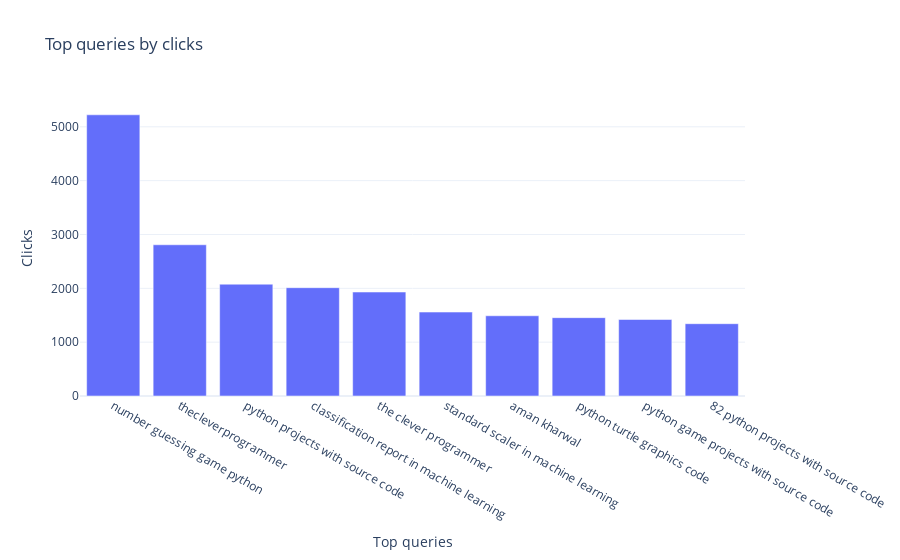
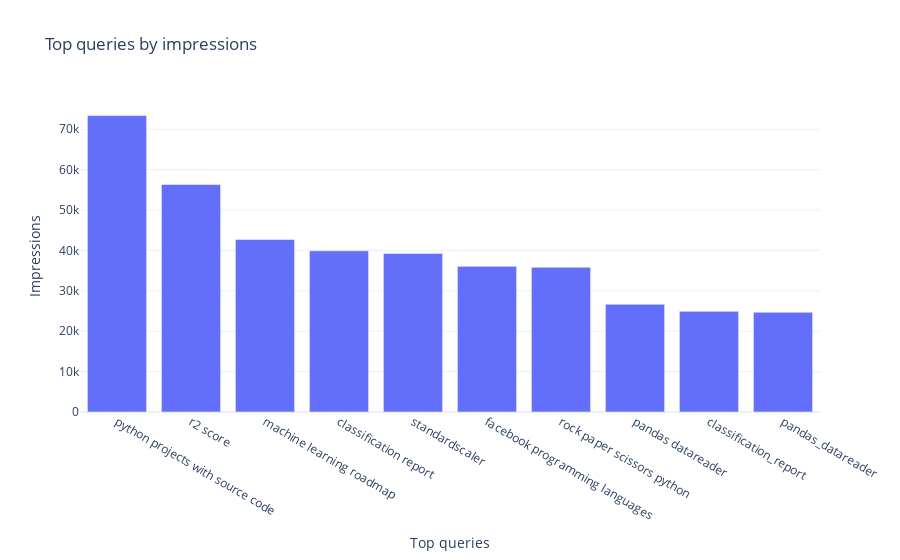

The cell these charts' notebook holds for them, in order:
### Code cell
# top queries by clicks and impressions
top_queries_clicks_vis = queries_df.nlargest(10, 'Clicks')[['Top queries', 'Clicks']]
top_queries_impressions_vis = queries_df.nlargest(10, 'Impressions')[['Top queries', 'Impressions']]

# plotting
fig_clicks = px.bar(top_queries_clicks_vis, x='Top queries', y='Clicks', title='Top queries by clicks')
fig_impressions = px.bar(top_queries_impressions_vis, x='Top queries', y='Impressions', title='Top queries by impressions')
fig_clicks.show()
fig_impressions.show()

### Figure 1 — Plotly figure (JSON) as saved in the notebook; plotly's stock layout.template omitted (floating-point values rounded to 4 significant figures)
{"data": [{"hovertemplate": "Top queries=%{x}<br>Clicks=%{y}<extra></extra>", "legendgroup": "", "marker": {"color": "#636efa", "pattern": {"shape": ""}}, "name": "", "orientation": "v", "showlegend": false, "textposition": "auto", "type": "bar", "x": ["number guessing game python", "thecleverprogrammer", "python projects with source code", "classification report in machine learning", "the clever programmer", "standard scaler in machine learning", "aman kharwal", "python turtle graphics code", "python game projects with source code", "82 python projects with source code"], "xaxis": "x", "y": [5223, 2809, 2077, 2012, 1931, 1559, 1490, 1455, 1421, 1343], "yaxis": "y"}], "layout": {"barmode": "relative", "legend": {"tracegroupgap": 0}, "title": {"text": "Top queries by clicks"}, "xaxis": {"anchor": "y", "domain": [0, 1], "title": {"text": "Top queries"}}, "yaxis": {"anchor": "x", "domain": [0, 1], "title": {"text": "Clicks"}}}}

### Figure 2 — Plotly figure (JSON) as saved in the notebook; plotly's stock layout.template omitted (floating-point values rounded to 4 significant figures)
{"data": [{"hovertemplate": "Top queries=%{x}<br>Impressions=%{y}<extra></extra>", "legendgroup": "", "marker": {"color": "#636efa", "pattern": {"shape": ""}}, "name": "", "orientation": "v", "showlegend": false, "textposition": "auto", "type": "bar", "x": ["python projects with source code", "r2 score", "machine learning roadmap", "classification report", "standardscaler", "facebook programming languages", "rock paper scissors python", "pandas datareader", "classification_report", "pandas_datareader"], "xaxis": "x", "y": [73380, 56322, 42715, 39896, 39267, 36055, 35824, 26663, 24917, 24689], "yaxis": "y"}], "layout": {"barmode": "relative", "legend": {"tracegroupgap": 0}, "title": {"text": "Top queries by impressions"}, "xaxis": {"anchor": "y", "domain": [0, 1], "title": {"text": "Top queries"}}, "yaxis": {"anchor": "x", "domain": [0, 1], "title": {"text": "Impressions"}}}}
